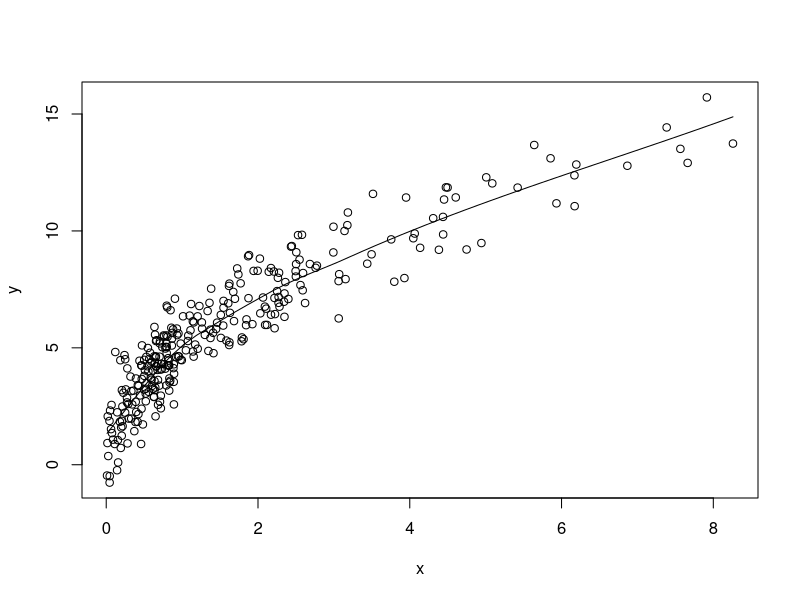
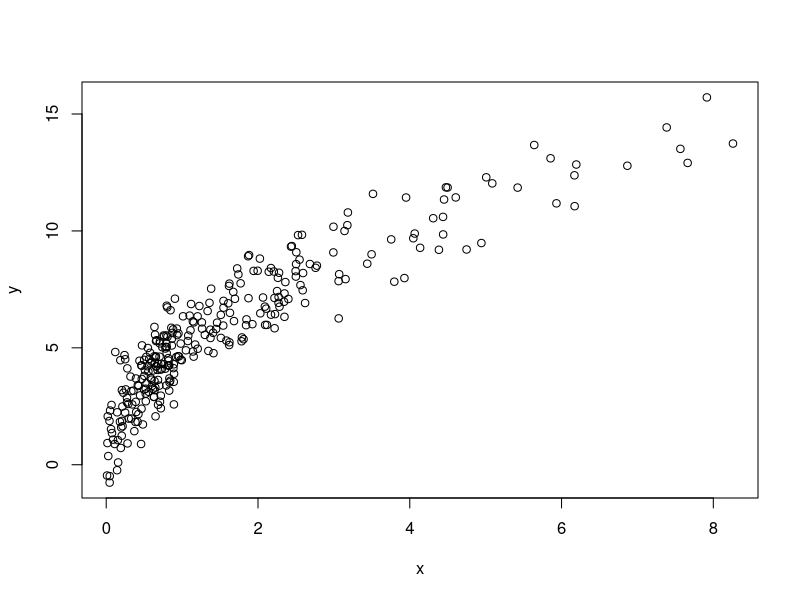
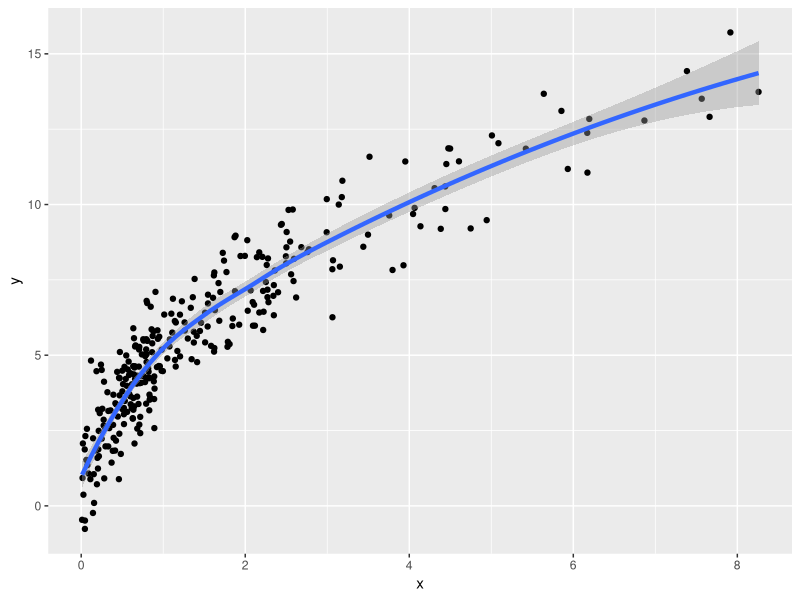
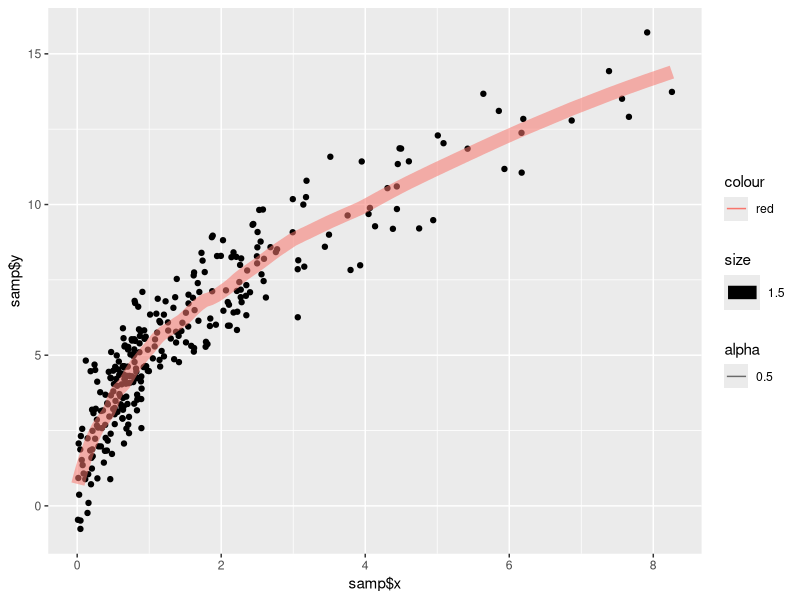
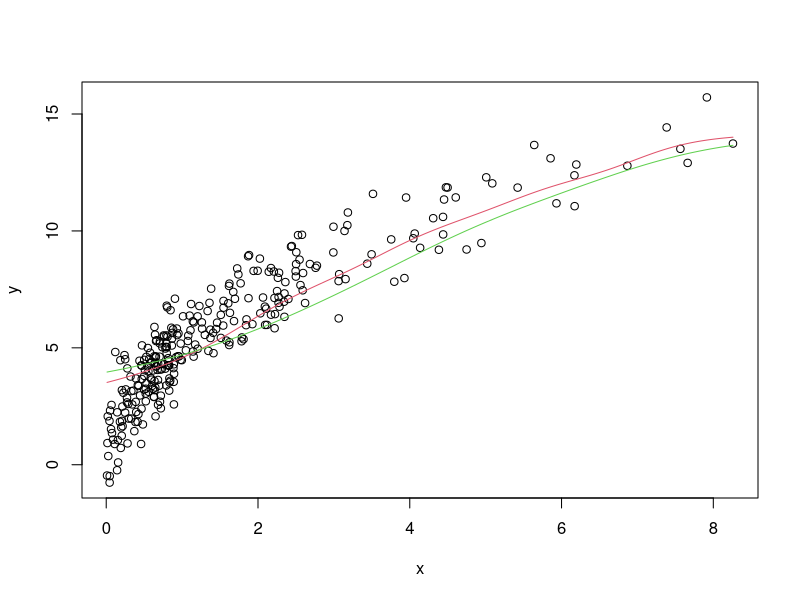
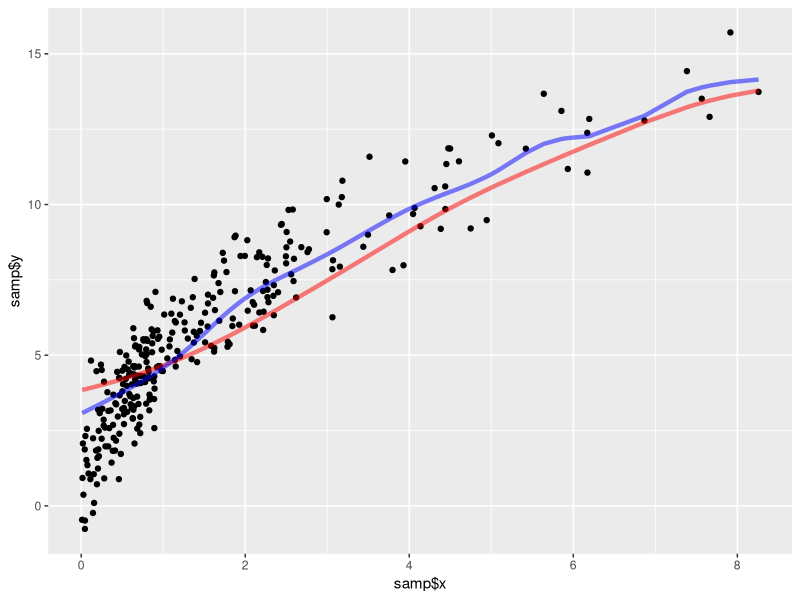
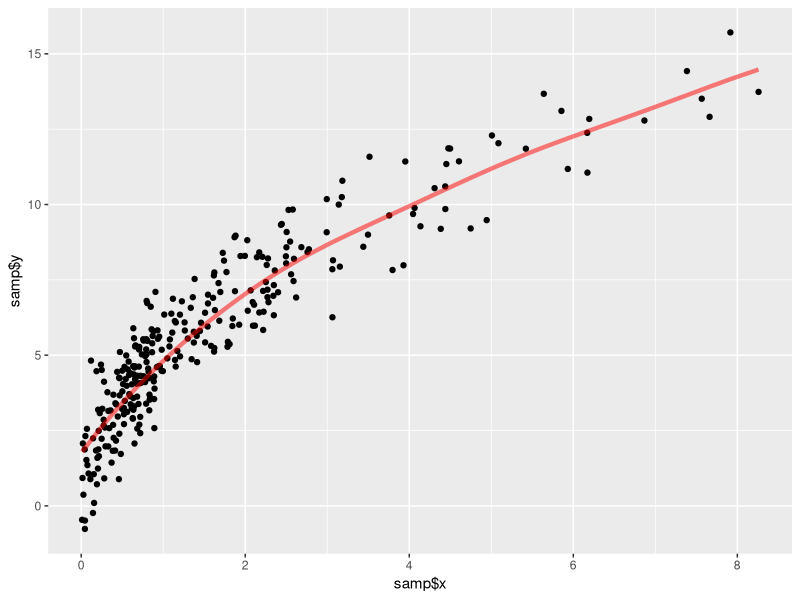

These charts were generated, in order, by the following R code:
library(ggplot2)

rg <- function(alpha, n) {
    r_exp <- rexp(n, 0.5)
    r_beta <- rbeta(n, 5, 2)
    r_unif <- runif(n)
    ## here I assume the order in the result vector does not matter(iid)
    ## to simplify the method
    r_mix <- r_exp[r_unif < alpha]
    r_mix <- append(r_mix, r_beta[r_unif >= alpha])
    return(r_mix)
}

set.seed(100)
x <- rg(0.8, 300)
y <- 5 * x^(1/2) + rnorm(300, 0, 1)

## Q1

## function scatter.smooth
scatter.smooth(x,y)

## native loess in R
loess <- loess(y ~ x)
summary(loess)
plot(x, y)


## ggplot's loess smooth
p <- qplot(x = x, y = y)
p + geom_smooth(method = "loess", size = 1.5)

## put x,y in a data frame
samp <- data.frame(x, y)

## My own implementation of loess
##
my_loess <- function(degree, alpha, samp) {
    n = length(samp$x)
    k = floor(alpha * n)

    linear <- function(x0) {
        sort <- sort(abs(x0 - samp$x), index.return = TRUE)
        ind <- sort$ix[1:k]
        range <- range(sort$x[1:k])
        delx0 <- range[2] - range[1]
        window <- samp[ind,]
        u <- abs(x0 - window$x) / delx0
        w <- (1 - u^3)^3

        if(degree == 1) {
            lm.fit <- lm(y ~ x, data = window, weights = w)
            coef <- lm.fit$coefficients
            y0_hat = coef[1] + coef[2] * x0
        } else {
            lm.fit <- lm(y ~ x + I(x^2), data = window, weights = w)
            coef <- coef(lm.fit)
            y0_hat = coef[1] + coef[2] * x0 + coef[3] * x0^2
        }
        return(y0_hat)
    }

    y_hat <- sapply(samp$x, FUN = linear)

    x_sort <- sort(samp$x, index.return = TRUE)
    qplot(samp$x, samp$y) + geom_line(aes(x = x_sort$x, y = y_hat[x_sort$ix], colour = 'red', size = 1.5, alpha = 0.5))
}

my_loess(2,1/3,samp)

## Q3
plot(x,y)
lines(ksmooth(x, y, "normal", bandwidth = 2), col = 2)
lines(ksmooth(x, y, "normal", bandwidth = 3), col = 3)

?geom_smooth

my_NW <- function(h, samp) {
    x <- samp$x
    y <- samp$y
    y_hat <- sapply(x, FUN = function(x0) {
        w <- (exp(-0.5 * ((x - x0)/h)^2)/sqrt(2*pi)) / h
        y0 <- (t(w) %*% y) / sum(w)
        return(y0)
    })

    ## x_sort <- sort(samp$x, index.return = TRUE)
    ## plot(samp$x, samp$y)
    ## lines(x_sort$x, y_hat[x_sort$ix], col = 'red')

    df <- data.frame(samp$x, y_hat)
    names(df) <- c("x","y_hat")
    return(df)
}

df <- my_NW(1, samp)
df1 <- my_NW(0.5, samp)

qplot(samp$x, samp$y) + geom_line(data = df, aes(x = x, y = y_hat), color = "red", size = 1.5, alpha = 0.5) + geom_line(data = df1, aes(x = x, y = y_hat), color = "blue", size = 1.5, alpha = 0.5)

##K <- function(x0) {
##    return(exp(-0.5 * ((x - x0)/h)^2)/sqrt(2*pi))
##}

## Q4

my_local_linear <- function(h, samp) {
    x <- samp$x
    y <- samp$y
    n <- length(x)
    y_hat <- sapply(x, FUN = function(x0) {
        w <- (exp(-0.5 * ((x - x0)/h)^2)/sqrt(2*pi)) / h
        xc <- x - x0
        s0 <- sum(w) / n
        s1 <- sum(xc * w) / n
        s2 <- sum(xc^2 * w) / n
        y0 <- sum(((s2 - s1*xc)*w*y)/(s2 * s0 - s1^2)) / n
        return(y0)
    })

    ## x_sort <- sort(samp$x, index.return = TRUE)
    ## plot(samp$x, samp$y)
    ## lines(x_sort$x, y_hat[x_sort$ix], col = 'red')

    df <- data.frame(samp$x, y_hat)
    names(df) <- c("x","y_hat")
    return(df)
}

df <- my_local_linear(1, samp)
qplot(samp$x, samp$y) + geom_line(data = df, aes(x = x, y = y_hat), color = "red", size = 1.5, alpha = 0.5)
